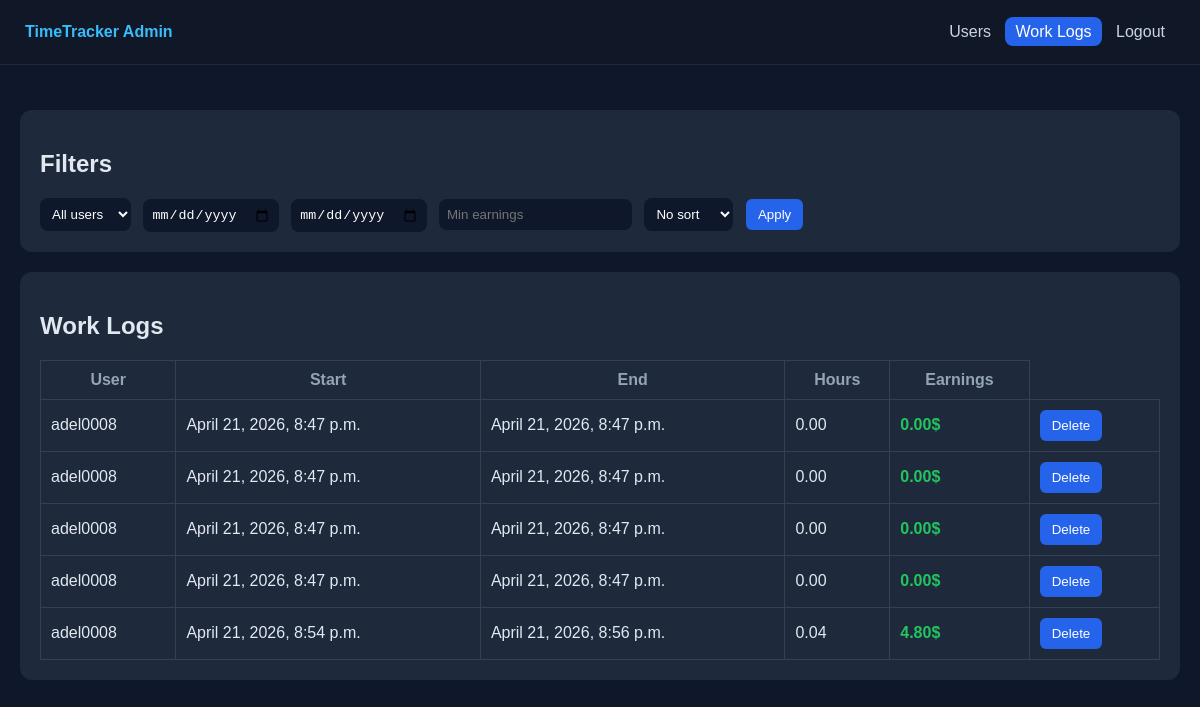
/admin-42829/?tab=worklogs (signed in), run on an earlier commit of the app's database.
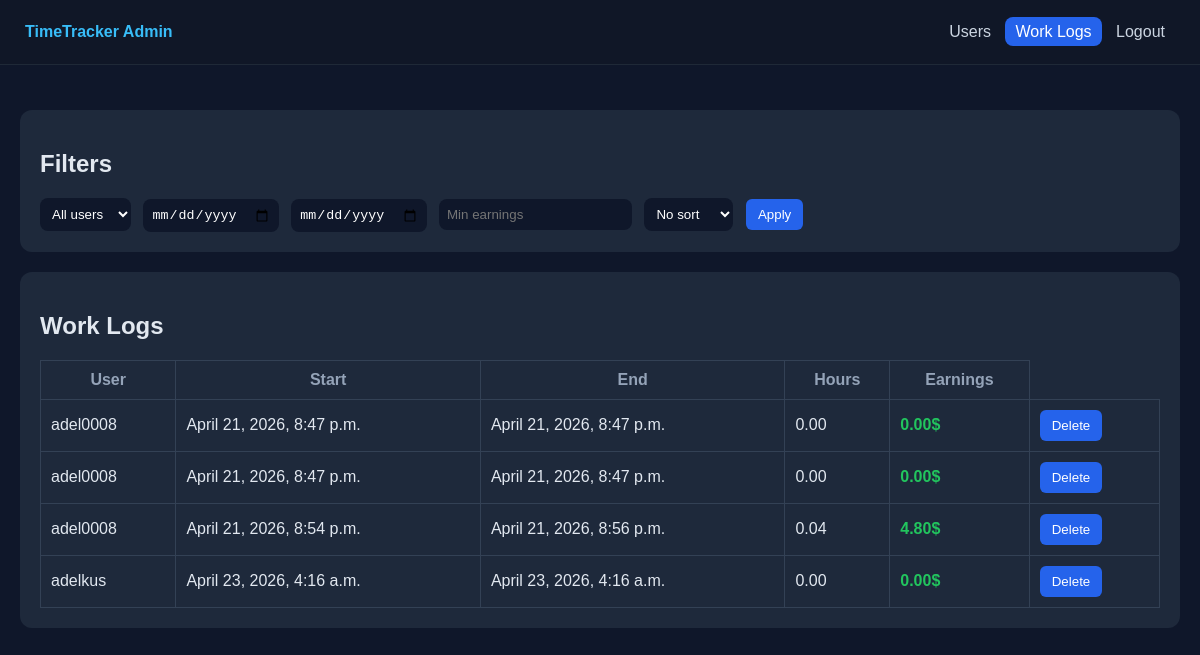
And on a later commit of the database.
### main/models.py (models this page shows)
class WorkDay(models.Model):
    user = models.ForeignKey(settings.AUTH_USER_MODEL, on_delete=models.CASCADE)
    start_time = models.DateTimeField(auto_now_add=True)
    end_time = models.DateTimeField(null=True, blank=True)
    is_active = models.BooleanField(default=True)
    def get_hours(self):
        if self.end_time:
            delta = self.end_time - self.start_time
            return round(delta.total_seconds() / 3600, 2)
        return 0
    def get_earnings(self):
        return round(self.get_hours() * self.user.hourly_rate, 2)

class User(AbstractUser):
    email = models.EmailField(unique=True)
    position = models.CharField(max_length=100, blank=True, null=True)
    is_employee = models.BooleanField(default=True)
    telegram_id = models.CharField(max_length=50, unique=True, blank=True, null=True)
    hourly_rate = models.FloatField(default=100)

### main/views.py (the view)
# urls.py: path('admin-42829/', views.admin, name='admin'),
@login_required
def admin(request):
    if not request.user.is_superuser:
        return redirect("/profile/")
    tab = request.GET.get("tab", "users")
    users = User.objects.exclude(is_superuser=True)
    workdays = WorkDay.objects.select_related("user").all()
    user_id = request.GET.get("user")
    start_date = request.GET.get("start")
    end_date = request.GET.get("end")
    min_earnings = request.GET.get("min_earnings")
    sort = request.GET.get("sort")
    if user_id:
        workdays = workdays.filter(user_id=user_id)
    if start_date:
        workdays = workdays.filter(start_time__date__gte=start_date)
    if end_date:
        workdays = workdays.filter(start_time__date__lte=end_date)
    if min_earnings:
        min_earnings = float(min_earnings)
        workdays = [w for w in workdays if w.get_earnings() >= min_earnings]
    if sort == "hours":
        workdays = sorted(workdays, key=lambda x: x.get_hours(), reverse=True)
    elif sort == "earnings":
        workdays = sorted(workdays, key=lambda x: x.get_earnings(), reverse=True)
    elif sort == "date":
        workdays = sorted(workdays, key=lambda x: x.start_time, reverse=True)
    total_hours = sum(w.get_hours() for w in workdays)
    total_money = sum(w.get_earnings() for w in workdays)
    return render(request, "main/admin.html", {
        "tab": tab,
        "users": users,
        "workdays": workdays,
        "total_hours": total_hours,
        "total_money": total_money
    })

### main/templates/main/admin.html (shortened to what this page needs)
<!DOCTYPE html>
<html lang="en">
<head>
</head>
<body>
<div class="topbar">
    <div class="logo">TimeTracker Admin</div>
    <div class="nav">
        <a href="/admin-42829/?tab=users" class="{% if tab == 'users' %}active{% endif %}">Users</a>
        <a href="/admin-42829/?tab=worklogs" class="{% if tab == 'worklogs' %}active{% endif %}">Work Logs</a>
        <a href="/logout/" class="logout">Logout</a>
    </div>
</div>
<div class="main">
{% if tab == "worklogs" %}
<div class="card">
    <h2>Filters</h2>
    <form method="GET">
        <select name="user">
            <option value="">All users</option>
        </select>
        <input type="date" name="start">
        <input type="date" name="end">
        <input type="number" step="0.01" name="min_earnings" placeholder="Min earnings">
        <select name="sort">
            <option value="">No sort</option>
        </select>
        <button type="submit">Apply</button>
    </form>
</div>
<div class="card">
    <h2>Work Logs</h2>
    <table>
        <tr>
            <th>User</th>
            <th>Start</th>
            <th>End</th>
            <th>Hours</th>
            <th>Earnings</th>
        </tr>
        {% for w in workdays %}
        <tr>
            <td>{{ w.user.username }}</td>
            <td>{{ w.start_time }}</td>
            <td>{{ w.end_time }}</td>
            <td>{{ w.get_hours|floatformat:2 }}</td>
            <td class="money">{{ w.get_earnings|floatformat:2 }}$</td>
            <td>
                <form method="post" action="{% url 'admin_delete_workday' w.id %}" style="display:inline;">
                    <button type="submit">
                        Delete
                    </button>
                </form>
            </td>
        </tr>
        {% endfor %}
    </table>
</div>
{% endif %}
</div>
</body>
</html>

### main/templates/main/admin.html (style rules this page uses)
body { margin: 0; font-family: Arial, sans-serif; background: #0f172a; color: #e2e8f0; }
.topbar { position: fixed; top: 0; left: 0; right: 0; height: 64px; background: rgba(17, 24, 39, 0.95); display: flex; align-items: center; justify-content: space-between; padding: 0 25px; border-bottom: 1px solid #1f2937; }
.logo { font-weight: bold; color: #38bdf8; }
.nav a { color: #cbd5e1; text-decoration: none; padding: 6px 10px; border-radius: 8px; }
.nav a.active { background: #2563eb; color: white; }
.logout { color: #f87171; }
.main { margin-top: 90px; padding: 20px; }
.card { background: #1e293b; padding: 20px; border-radius: 12px; margin-bottom: 20px; }
table { width: 100%; border-collapse: collapse; }
th, td { border: 1px solid #334155; padding: 10px; text-align: left; }
th { color: #94a3b8; text-align: center; }
.money { color: #22c55e; font-weight: bold; }
input, select { padding: 8px; border-radius: 8px; border: none; margin-right: 8px; background: #0f172a; color: white; }
button { padding: 8px 12px; background: #2563eb; border: none; border-radius: 6px; color: white; cursor: pointer; }
a { color: white; text-decoration: none; }

What changed in the data, as far as the page shows it:
removed WorkDay: user.username "adel0008", start_time "April 21, 2026, 8:47 p.m.", end_time "April 21, 2026, 8:47 p.m.", get_hours "0.00", get_earnings "0.00"
removed WorkDay: user.username "adel0008", start_time "April 21, 2026, 8:47 p.m.", end_time "April 21, 2026, 8:47 p.m.", get_hours "0.00", get_earnings "0.00"
added WorkDay: user.username "adelkus", start_time "April 23, 2026, 4:16 a.m.", end_time "April 23, 2026, 4:16 a.m.", get_hours "0.00", get_earnings "0.00"
